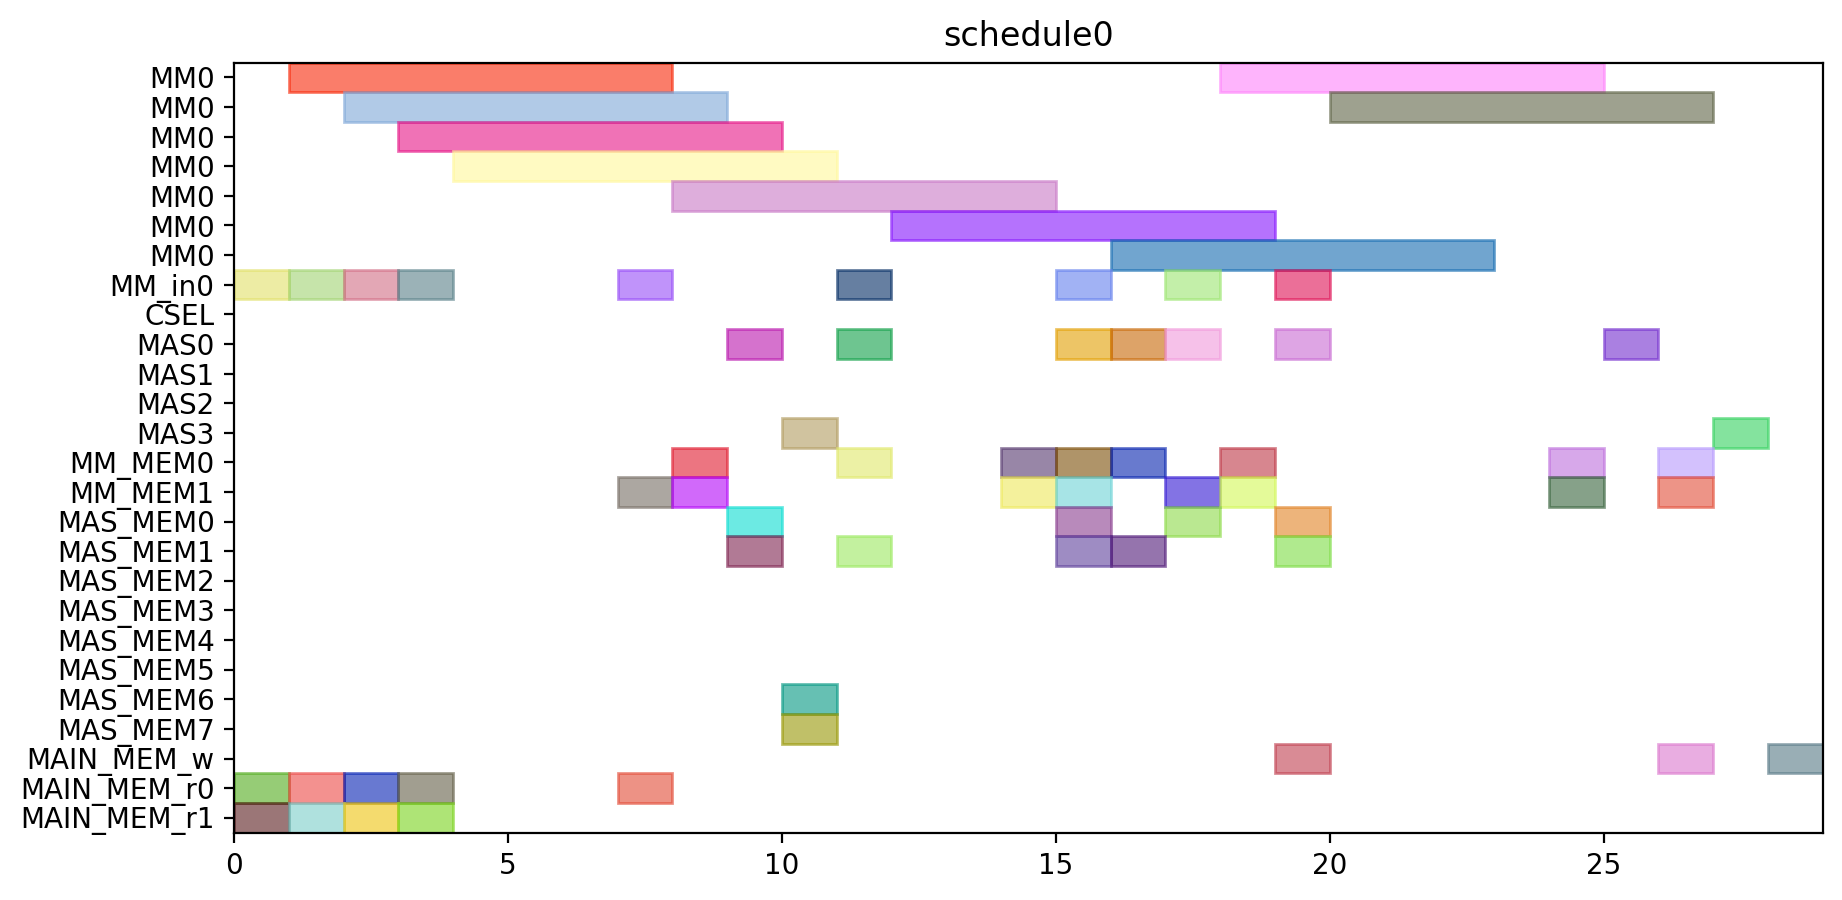

Python code for this plot:
from pyschedule import Scenario, solvers, plotters, alt


def solve():
	horizon = 120
	S = Scenario("schedule0", horizon=horizon)

	# resource
	MM = S.Resources('MM', num=1, size=7)
	MM_in = S.Resources('MM_in', num=1)
	CSEL = S.Resource('CSEL')
	MAS = S.Resources('MAS', num=4, size=1, periods=range(1, horizon))
	MM_MEM = S.Resources('MM_MEM', num=2)
	MAS_MEM = S.Resources('MAS_MEM', num=8)
	MAIN_MEM_w = S.Resource('MAIN_MEM_w', size=1)
	MAIN_MEM_r = S.Resources('MAIN_MEM_r', num=2)

	# result of previous scheduling

	# new tasks
	t0 = S.Task('t0', length=7, delay_cost=1)
	t0 += alt(MM)
	t0_in = S.Task('t0_in', length=1, delay_cost=1)
	t0_in += alt(MM_in)
	S += t0_in*MM_in[0]<=t0*MM[0]
	t0_mem0 = S.Task('t0_mem0', length=1, delay_cost=1)
	t0_mem0 += MAIN_MEM_r[0]
	S += t0_mem0 <= t0

	t0_mem1 = S.Task('t0_mem1', length=1, delay_cost=1)
	t0_mem1 += MAIN_MEM_r[1]
	S += t0_mem1 <= t0

	t3 = S.Task('t3', length=7, delay_cost=1)
	t3 += alt(MM)
	t3_in = S.Task('t3_in', length=1, delay_cost=1)
	t3_in += alt(MM_in)
	S += t3_in*MM_in[0]<=t3*MM[0]
	t3_mem0 = S.Task('t3_mem0', length=1, delay_cost=1)
	t3_mem0 += MAIN_MEM_r[0]
	S += t3_mem0 <= t3

	t3_mem1 = S.Task('t3_mem1', length=1, delay_cost=1)
	t3_mem1 += MAIN_MEM_r[1]
	S += t3_mem1 <= t3

	t1 = S.Task('t1', length=7, delay_cost=1)
	t1 += alt(MM)
	t1_in = S.Task('t1_in', length=1, delay_cost=1)
	t1_in += alt(MM_in)
	S += t1_in*MM_in[0]<=t1*MM[0]
	t1_mem0 = S.Task('t1_mem0', length=1, delay_cost=1)
	t1_mem0 += MAIN_MEM_r[0]
	S += t1_mem0 <= t1

	t1_mem1 = S.Task('t1_mem1', length=1, delay_cost=1)
	t1_mem1 += MAIN_MEM_r[1]
	S += t1_mem1 <= t1

	t2 = S.Task('t2', length=7, delay_cost=1)
	t2 += alt(MM)
	t2_in = S.Task('t2_in', length=1, delay_cost=1)
	t2_in += alt(MM_in)
	S += t2_in*MM_in[0]<=t2*MM[0]
	t2_mem0 = S.Task('t2_mem0', length=1, delay_cost=1)
	t2_mem0 += MAIN_MEM_r[0]
	S += t2_mem0 <= t2

	t2_mem1 = S.Task('t2_mem1', length=1, delay_cost=1)
	t2_mem1 += MAIN_MEM_r[1]
	S += t2_mem1 <= t2

	t4 = S.Task('t4', length=7, delay_cost=1)
	t4 += alt(MM)
	t4_in = S.Task('t4_in', length=1, delay_cost=1)
	t4_in += alt(MM_in)
	S += t4_in*MM_in[0]<=t4*MM[0]
	t4_mem0 = S.Task('t4_mem0', length=1, delay_cost=1)
	t4_mem0 += MAIN_MEM_r[0]
	S += t4_mem0 <= t4

	t4_mem1 = S.Task('t4_mem1', length=1, delay_cost=1)
	t4_mem1 += alt(MM_MEM)
	S += (t2*MM[0])-1 < t4_mem1*MM_MEM[1]
	S += t4_mem1 <= t4

	t5 = S.Task('t5', length=1, delay_cost=1)
	t5 += alt(MAS)
	t5_mem0 = S.Task('t5_mem0', length=1, delay_cost=1)
	t5_mem0 += alt(MM_MEM)
	S += (t0*MM[0])-1 < t5_mem0*MM_MEM[0]
	S += t5_mem0 <= t5

	t5_mem1 = S.Task('t5_mem1', length=1, delay_cost=1)
	t5_mem1 += alt(MM_MEM)
	S += (t0*MM[0])-1 < t5_mem1*MM_MEM[1]
	S += t5_mem1 <= t5

	t6 = S.Task('t6', length=1, delay_cost=1)
	t6 += alt(MAS)
	t6_mem0 = S.Task('t6_mem0', length=1, delay_cost=1)
	t6_mem0 += alt(MAS_MEM)
	S += (t5*MAS[0])-1 < t6_mem0*MAS_MEM[0]
	S += (t5*MAS[1])-1 < t6_mem0*MAS_MEM[2]
	S += (t5*MAS[2])-1 < t6_mem0*MAS_MEM[4]
	S += (t5*MAS[3])-1 < t6_mem0*MAS_MEM[6]
	S += t6_mem0 <= t6

	t6_mem1 = S.Task('t6_mem1', length=1, delay_cost=1)
	t6_mem1 += alt(MAS_MEM)
	S += (t5*MAS[0])-1 < t6_mem1*MAS_MEM[1]
	S += (t5*MAS[1])-1 < t6_mem1*MAS_MEM[3]
	S += (t5*MAS[2])-1 < t6_mem1*MAS_MEM[5]
	S += (t5*MAS[3])-1 < t6_mem1*MAS_MEM[7]
	S += t6_mem1 <= t6

	t9 = S.Task('t9', length=1, delay_cost=1)
	t9 += alt(MAS)
	t9_mem0 = S.Task('t9_mem0', length=1, delay_cost=1)
	t9_mem0 += alt(MM_MEM)
	S += (t0*MM[0])-1 < t9_mem0*MM_MEM[0]
	S += t9_mem0 <= t9

	t9_mem1 = S.Task('t9_mem1', length=1, delay_cost=1)
	t9_mem1 += alt(MM_MEM)
	S += (t4*MM[0])-1 < t9_mem1*MM_MEM[1]
	S += t9_mem1 <= t9

	t10 = S.Task('t10', length=1, delay_cost=1)
	t10 += alt(MAS)
	t10_mem0 = S.Task('t10_mem0', length=1, delay_cost=1)
	t10_mem0 += alt(MM_MEM)
	S += (t4*MM[0])-1 < t10_mem0*MM_MEM[0]
	S += t10_mem0 <= t10

	t10_mem1 = S.Task('t10_mem1', length=1, delay_cost=1)
	t10_mem1 += alt(MM_MEM)
	S += (t4*MM[0])-1 < t10_mem1*MM_MEM[1]
	S += t10_mem1 <= t10

	t7 = S.Task('t7', length=1, delay_cost=1)
	t7 += alt(MAS)
	t7_mem0 = S.Task('t7_mem0', length=1, delay_cost=1)
	t7_mem0 += alt(MAS_MEM)
	S += (t6*MAS[0])-1 < t7_mem0*MAS_MEM[0]
	S += (t6*MAS[1])-1 < t7_mem0*MAS_MEM[2]
	S += (t6*MAS[2])-1 < t7_mem0*MAS_MEM[4]
	S += (t6*MAS[3])-1 < t7_mem0*MAS_MEM[6]
	S += t7_mem0 <= t7

	t7_mem1 = S.Task('t7_mem1', length=1, delay_cost=1)
	t7_mem1 += alt(MAS_MEM)
	S += (t6*MAS[0])-1 < t7_mem1*MAS_MEM[1]
	S += (t6*MAS[1])-1 < t7_mem1*MAS_MEM[3]
	S += (t6*MAS[2])-1 < t7_mem1*MAS_MEM[5]
	S += (t6*MAS[3])-1 < t7_mem1*MAS_MEM[7]
	S += t7_mem1 <= t7

	t11 = S.Task('t11', length=1, delay_cost=1)
	t11 += alt(MAS)
	t11_mem0 = S.Task('t11_mem0', length=1, delay_cost=1)
	t11_mem0 += alt(MAS_MEM)
	S += (t10*MAS[0])-1 < t11_mem0*MAS_MEM[0]
	S += (t10*MAS[1])-1 < t11_mem0*MAS_MEM[2]
	S += (t10*MAS[2])-1 < t11_mem0*MAS_MEM[4]
	S += (t10*MAS[3])-1 < t11_mem0*MAS_MEM[6]
	S += t11_mem0 <= t11

	t11_mem1 = S.Task('t11_mem1', length=1, delay_cost=1)
	t11_mem1 += alt(MM_MEM)
	S += (t4*MM[0])-1 < t11_mem1*MM_MEM[1]
	S += t11_mem1 <= t11

	t8 = S.Task('t8', length=7, delay_cost=1)
	t8 += alt(MM)
	t8_in = S.Task('t8_in', length=1, delay_cost=1)
	t8_in += alt(MM_in)
	S += t8_in*MM_in[0]<=t8*MM[0]
	t8_mem0 = S.Task('t8_mem0', length=1, delay_cost=1)
	t8_mem0 += alt(MM_MEM)
	S += (t4*MM[0])-1 < t8_mem0*MM_MEM[0]
	S += t8_mem0 <= t8

	t8_mem1 = S.Task('t8_mem1', length=1, delay_cost=1)
	t8_mem1 += alt(MAS_MEM)
	S += (t7*MAS[0])-1 < t8_mem1*MAS_MEM[1]
	S += (t7*MAS[1])-1 < t8_mem1*MAS_MEM[3]
	S += (t7*MAS[2])-1 < t8_mem1*MAS_MEM[5]
	S += (t7*MAS[3])-1 < t8_mem1*MAS_MEM[7]
	S += t8_mem1 <= t8

	new_PZ = S.Task('new_PZ', length=7, delay_cost=1)
	new_PZ += alt(MM)
	new_PZ_in = S.Task('new_PZ_in', length=1, delay_cost=1)
	new_PZ_in += alt(MM_in)
	S += new_PZ_in*MM_in[0]<=new_PZ*MM[0]
	S += 0<new_PZ

	new_PZ_w = S.Task('new_PZ_w', length=1, delay_cost=1)
	new_PZ_w += alt(MAIN_MEM_w)
	S += new_PZ <= new_PZ_w

	new_PZ_mem0 = S.Task('new_PZ_mem0', length=1, delay_cost=1)
	new_PZ_mem0 += alt(MM_MEM)
	S += (t1*MM[0])-1 < new_PZ_mem0*MM_MEM[0]
	S += new_PZ_mem0 <= new_PZ

	new_PZ_mem1 = S.Task('new_PZ_mem1', length=1, delay_cost=1)
	new_PZ_mem1 += alt(MAS_MEM)
	S += (t7*MAS[0])-1 < new_PZ_mem1*MAS_MEM[1]
	S += (t7*MAS[1])-1 < new_PZ_mem1*MAS_MEM[3]
	S += (t7*MAS[2])-1 < new_PZ_mem1*MAS_MEM[5]
	S += (t7*MAS[3])-1 < new_PZ_mem1*MAS_MEM[7]
	S += new_PZ_mem1 <= new_PZ

	t12 = S.Task('t12', length=1, delay_cost=1)
	t12 += alt(MAS)
	t12_mem0 = S.Task('t12_mem0', length=1, delay_cost=1)
	t12_mem0 += alt(MM_MEM)
	S += (t0*MM[0])-1 < t12_mem0*MM_MEM[0]
	S += t12_mem0 <= t12

	t12_mem1 = S.Task('t12_mem1', length=1, delay_cost=1)
	t12_mem1 += alt(MAS_MEM)
	S += (t11*MAS[0])-1 < t12_mem1*MAS_MEM[1]
	S += (t11*MAS[1])-1 < t12_mem1*MAS_MEM[3]
	S += (t11*MAS[2])-1 < t12_mem1*MAS_MEM[5]
	S += (t11*MAS[3])-1 < t12_mem1*MAS_MEM[7]
	S += t12_mem1 <= t12

	t13 = S.Task('t13', length=7, delay_cost=1)
	t13 += alt(MM)
	t13_in = S.Task('t13_in', length=1, delay_cost=1)
	t13_in += alt(MM_in)
	S += t13_in*MM_in[0]<=t13*MM[0]
	t13_mem0 = S.Task('t13_mem0', length=1, delay_cost=1)
	t13_mem0 += alt(MAS_MEM)
	S += (t12*MAS[0])-1 < t13_mem0*MAS_MEM[0]
	S += (t12*MAS[1])-1 < t13_mem0*MAS_MEM[2]
	S += (t12*MAS[2])-1 < t13_mem0*MAS_MEM[4]
	S += (t12*MAS[3])-1 < t13_mem0*MAS_MEM[6]
	S += t13_mem0 <= t13

	t13_mem1 = S.Task('t13_mem1', length=1, delay_cost=1)
	t13_mem1 += alt(MAS_MEM)
	S += (t9*MAS[0])-1 < t13_mem1*MAS_MEM[1]
	S += (t9*MAS[1])-1 < t13_mem1*MAS_MEM[3]
	S += (t9*MAS[2])-1 < t13_mem1*MAS_MEM[5]
	S += (t9*MAS[3])-1 < t13_mem1*MAS_MEM[7]
	S += t13_mem1 <= t13

	t14 = S.Task('t14', length=7, delay_cost=1)
	t14 += alt(MM)
	t14_in = S.Task('t14_in', length=1, delay_cost=1)
	t14_in += alt(MM_in)
	S += t14_in*MM_in[0]<=t14*MM[0]
	t14_mem0 = S.Task('t14_mem0', length=1, delay_cost=1)
	t14_mem0 += alt(MAS_MEM)
	S += (t12*MAS[0])-1 < t14_mem0*MAS_MEM[0]
	S += (t12*MAS[1])-1 < t14_mem0*MAS_MEM[2]
	S += (t12*MAS[2])-1 < t14_mem0*MAS_MEM[4]
	S += (t12*MAS[3])-1 < t14_mem0*MAS_MEM[6]
	S += t14_mem0 <= t14

	t14_mem1 = S.Task('t14_mem1', length=1, delay_cost=1)
	t14_mem1 += alt(MM_MEM)
	S += (t3*MM[0])-1 < t14_mem1*MM_MEM[1]
	S += t14_mem1 <= t14

	new_PY = S.Task('new_PY', length=1, delay_cost=1)
	new_PY += alt(MAS)
	S += 0<new_PY

	new_PY_w = S.Task('new_PY_w', length=1, delay_cost=1)
	new_PY_w += alt(MAIN_MEM_w)
	S += new_PY <= new_PY_w

	new_PY_mem0 = S.Task('new_PY_mem0', length=1, delay_cost=1)
	new_PY_mem0 += alt(MM_MEM)
	S += (t8*MM[0])-1 < new_PY_mem0*MM_MEM[0]
	S += new_PY_mem0 <= new_PY

	new_PY_mem1 = S.Task('new_PY_mem1', length=1, delay_cost=1)
	new_PY_mem1 += alt(MM_MEM)
	S += (t13*MM[0])-1 < new_PY_mem1*MM_MEM[1]
	S += new_PY_mem1 <= new_PY

	new_PX = S.Task('new_PX', length=1, delay_cost=1)
	new_PX += alt(MAS)
	S += 0<new_PX

	new_PX_w = S.Task('new_PX_w', length=1, delay_cost=1)
	new_PX_w += alt(MAIN_MEM_w)
	S += new_PX <= new_PX_w

	new_PX_mem0 = S.Task('new_PX_mem0', length=1, delay_cost=1)
	new_PX_mem0 += alt(MM_MEM)
	S += (t14*MM[0])-1 < new_PX_mem0*MM_MEM[0]
	S += new_PX_mem0 <= new_PX

	new_PX_mem1 = S.Task('new_PX_mem1', length=1, delay_cost=1)
	new_PX_mem1 += alt(MM_MEM)
	S += (t14*MM[0])-1 < new_PX_mem1*MM_MEM[1]
	S += new_PX_mem1 <= new_PX

	solvers.mip.solve(S,msg=1,kind='CPLEX',ratio_gap=1.01)

	solution = [['hoge']*len(S.solution()[1]) for i in range(len(S.solution()))]
	for i in range(len(S.solution())):
		for j in range(len(S.solution()[i])):
			solution[i][j]=str(S.solution()[i][j])
	print(solution)

	cycles = int(solution[-1][3])

	pic_file_name = "/home/mfukuda/ABE/multiRAM_multiMAS_16mux/scheduling_result/stage7MM1_stage1MAS4/EP_DBL_A_0/schedule0.png"
	if(S.solution() != []):
		plotters.matplotlib.plot(S,img_filename=pic_file_name, show_task_labels=False, fig_size=(cycles*0.25+3, 5))

	return solution
